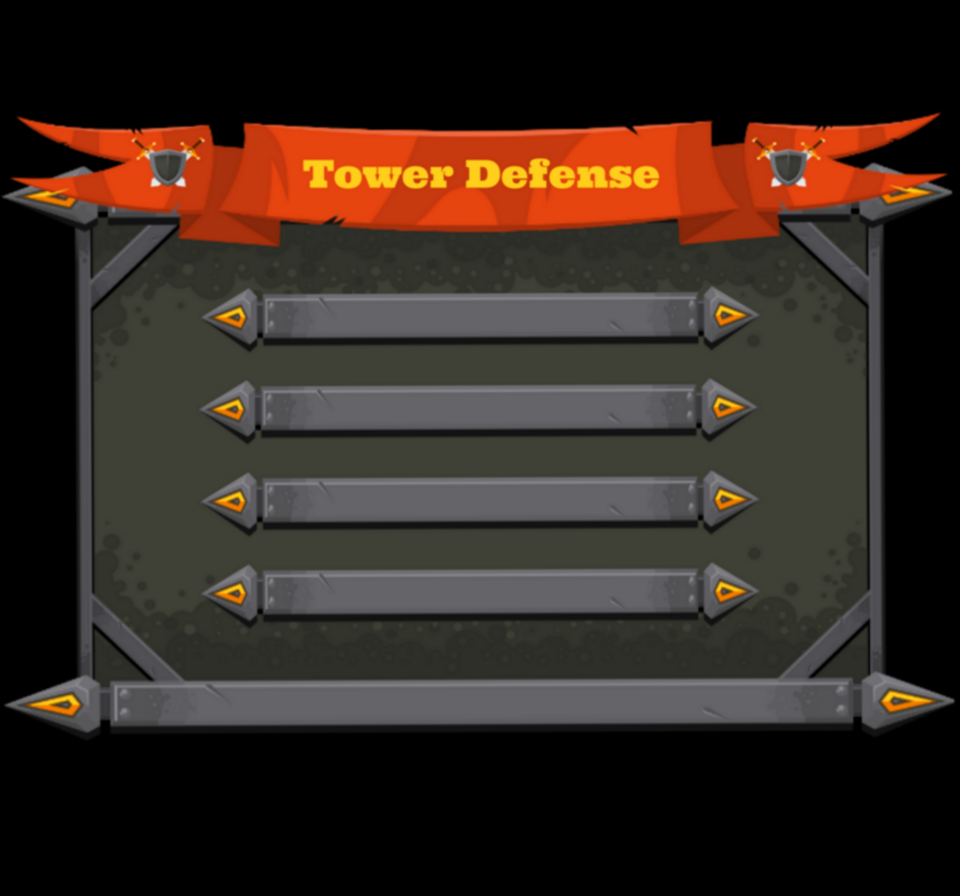

Tiled map render using the project's own tile images. Description and the whole map definition, tile-layer contents included, below:
An orthogonal 30x28 tile map with 32x32 px tiles, 1 tile layer (Tile Layer 1).

<map version="1.8" tiledversion="1.8.2" orientation="orthogonal" renderorder="left-down" width="30" height="28" tilewidth="32" tileheight="32" infinite="0" nextlayerid="2" nextobjectid="1">
 <tileset firstgid="1" name="menu" tilewidth="32" tileheight="32" tilecount="782" columns="34">
  <image source="menu.png" trans="ff00ff" width="1090" height="738" />
 </tileset>
 <layer id="1" name="Tile Layer 1" width="30" height="28">
  <data encoding="csv">
0,0,0,0,0,0,0,0,0,0,0,0,0,0,0,0,0,0,0,0,0,0,0,0,0,0,0,0,0,0,
0,0,0,0,0,0,0,0,0,0,0,0,0,0,0,0,0,0,0,0,0,0,0,0,0,0,0,0,0,0,
0,0,0,0,0,0,0,0,0,0,0,0,0,0,0,0,0,0,0,0,0,0,0,0,0,0,0,0,0,0,
4,5,6,7,8,9,10,11,12,13,14,15,16,17,18,19,20,21,22,23,24,25,26,27,28,29,30,31,32,33,
38,39,40,41,42,43,44,45,46,47,48,49,50,51,52,53,54,55,56,57,58,59,60,61,62,63,64,65,66,67,
72,73,74,75,76,77,78,79,80,81,82,83,84,85,86,87,88,89,90,91,92,93,94,95,96,97,98,99,100,101,
106,107,108,109,110,111,112,113,114,115,116,117,118,119,120,121,122,123,124,125,126,127,128,129,130,131,132,133,134,135,
140,141,142,143,144,145,146,147,148,149,150,151,152,153,154,155,156,157,158,159,160,161,162,163,164,165,166,167,168,169,
174,175,176,177,178,179,180,181,182,183,184,185,186,187,188,189,190,191,192,193,194,195,196,197,198,199,200,201,202,203,
208,209,210,211,212,213,214,215,216,217,218,219,220,221,222,223,224,225,226,227,228,229,230,231,232,233,234,235,236,237,
242,243,244,245,246,247,248,249,250,251,252,253,254,255,256,257,258,259,260,261,262,263,264,265,266,267,268,269,270,271,
276,277,278,279,280,281,282,283,284,285,286,287,288,289,290,291,292,293,294,295,296,297,298,299,300,301,302,303,304,305,
310,311,312,313,314,315,316,317,318,319,320,321,322,323,324,325,326,327,328,329,330,331,332,333,334,335,336,337,338,339,
344,345,346,347,348,349,350,351,352,353,354,355,356,357,358,359,360,361,362,363,364,365,366,367,368,369,370,371,372,373,
378,379,380,381,382,383,384,385,386,387,388,389,390,391,392,393,394,395,396,397,398,399,400,401,402,403,404,405,406,407,
412,413,414,415,416,417,418,419,420,421,422,423,424,425,426,427,428,429,430,431,432,433,434,435,436,437,438,439,440,441,
446,447,448,449,450,451,452,453,454,455,456,457,458,459,460,461,462,463,464,465,466,467,468,469,470,471,472,473,474,475,
480,481,482,483,484,485,486,487,488,489,490,491,492,493,494,495,496,497,498,499,500,501,502,503,504,505,506,507,508,509,
514,515,516,517,518,519,520,521,522,523,524,525,526,527,528,529,530,531,532,533,534,535,536,537,538,539,540,541,542,543,
548,549,550,551,552,553,554,555,556,557,558,559,560,561,562,563,564,565,566,567,568,569,570,571,572,573,574,575,576,577,
582,583,584,585,586,587,588,589,590,591,592,593,594,595,596,597,598,599,600,601,602,603,604,605,606,607,608,609,610,611,
616,617,618,619,620,621,622,623,624,625,626,627,628,629,630,631,632,633,634,635,636,637,638,639,640,641,642,643,644,645,
650,651,652,653,654,655,656,657,658,659,660,661,662,663,664,665,666,667,668,669,670,671,672,673,674,675,676,677,678,679,
684,685,686,687,688,689,690,691,692,693,694,695,696,697,698,699,700,701,702,703,704,705,706,707,708,709,710,711,712,713,
718,719,720,721,722,723,724,725,726,727,728,729,730,731,732,733,734,735,736,737,738,739,740,741,742,743,744,745,746,747,
0,0,0,0,0,0,0,0,0,0,0,0,0,0,0,0,0,0,0,0,0,0,0,0,0,0,0,0,0,0,
0,0,0,0,0,0,0,0,0,0,0,0,0,0,0,0,0,0,0,0,0,0,0,0,0,0,0,0,0,0,
0,0,0,0,0,0,0,0,0,0,0,0,0,0,0,0,0,0,0,0,0,0,0,0,0,0,0,0,0,0
</data>
 </layer>
</map>
